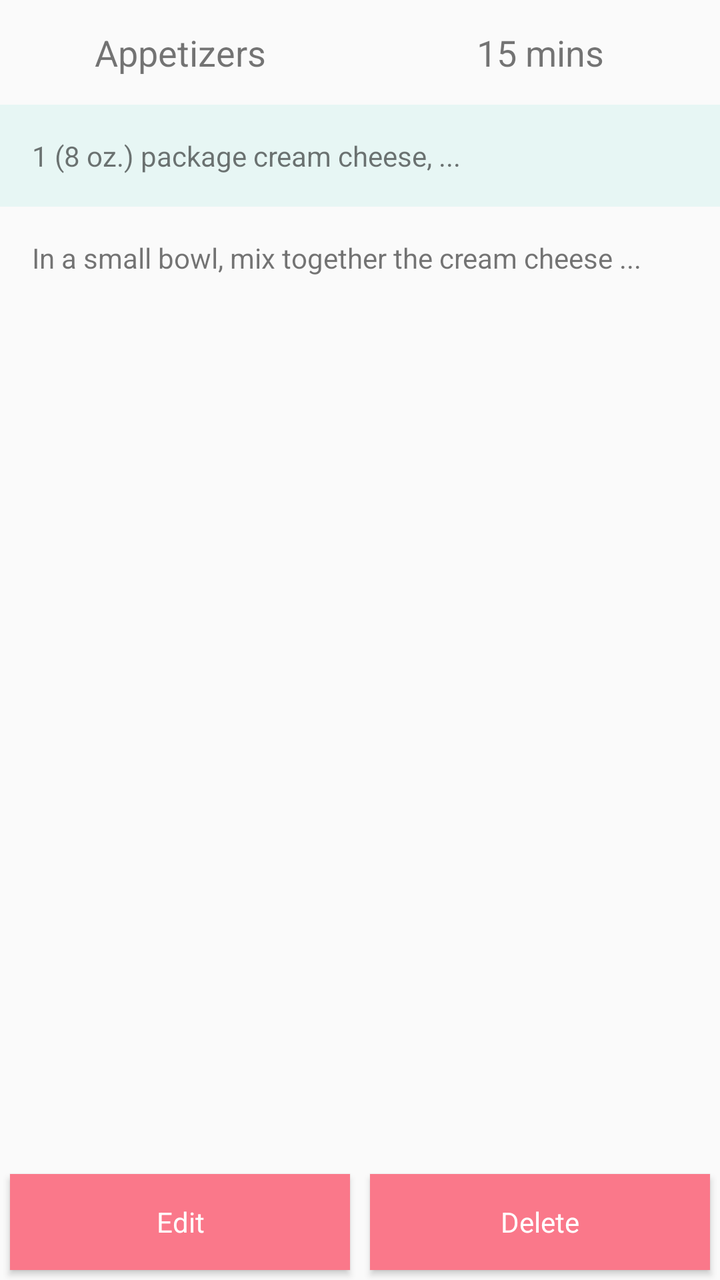
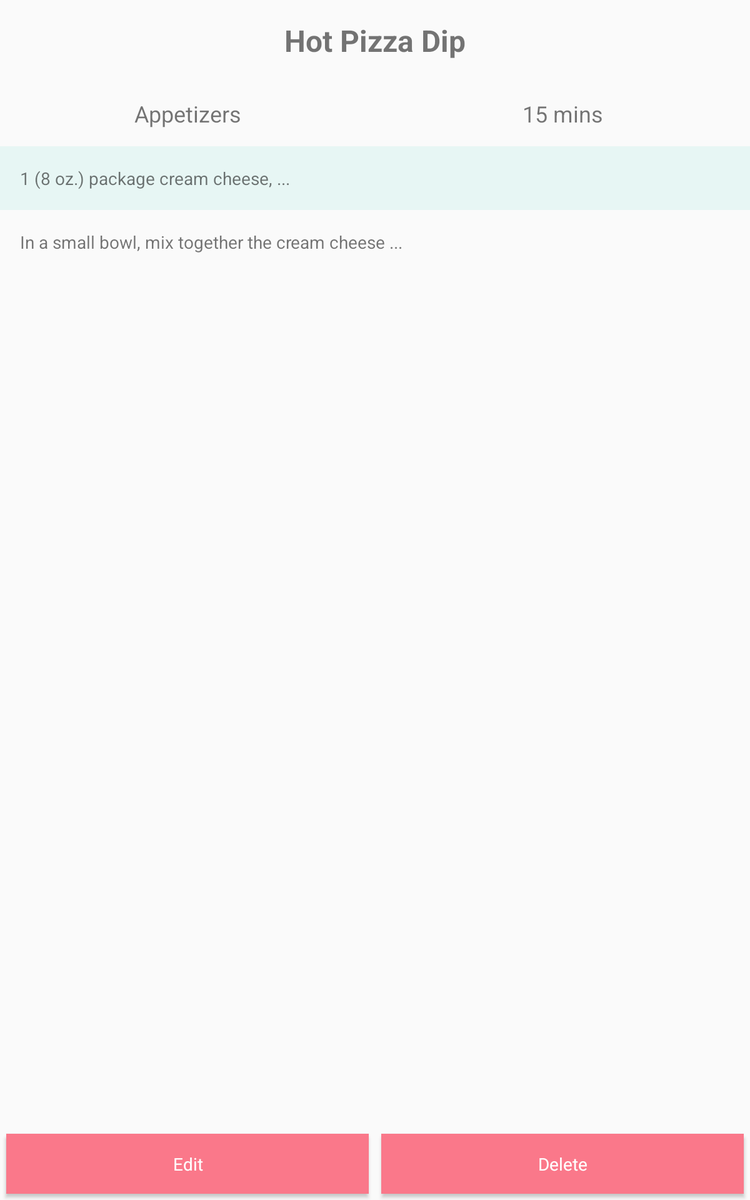

The same Android screen from two of the app's own layout files: first res/layout/ as a phone draws it, then the repository's variant for another configuration, drawn on a device whose configuration selects that folder. Both files follow.
<!-- AndroidManifest.xml: application theme AppTheme -->
<!-- res/layout/fragment_recipe_details.xml -->
<FrameLayout xmlns:android="http://schemas.android.com/apk/res/android"
    xmlns:tools="http://schemas.android.com/tools"
    android:layout_width="match_parent"
    android:layout_height="match_parent"
    tools:context="captechventures.com.techchallenge4.cookbook.recipes.details.RecipeDetailsFragment">

    <RelativeLayout
        android:layout_width="match_parent"
        android:layout_height="match_parent">

        <ScrollView
            android:layout_width="match_parent"
            android:layout_height="match_parent"
            android:layout_marginBottom="@dimen/button_height_margin">

            <LinearLayout
                android:layout_width="match_parent"
                android:layout_height="wrap_content"
                android:orientation="vertical">

                <LinearLayout
                    android:layout_width="match_parent"
                    android:layout_height="wrap_content"
                    android:orientation="horizontal">

                    <TextView
                        android:id="@+id/recipe_details_category"
                        android:layout_width="match_parent"
                        android:layout_height="wrap_content"
                        android:layout_weight="1"
                        android:background="?attr/selectableItemBackground"
                        android:padding="@dimen/content_padding"
                        android:textAlignment="center"
                        android:textSize="18sp"
                        tools:text="@string/selection_category_name" />

                    <TextView
                        android:id="@+id/recipe_details_cooktime"
                        android:layout_width="match_parent"
                        android:layout_height="wrap_content"
                        android:layout_weight="1"
                        android:padding="@dimen/content_padding"
                        android:textAlignment="center"
                        android:textSize="18sp"
                        tools:text="@string/selection_recipe_cooktime" />
                </LinearLayout>

                <TextView
                    android:id="@+id/recipe_details_ingredients"
                    android:layout_width="match_parent"
                    android:layout_height="wrap_content"
                    android:background="@color/rowBackground"
                    android:padding="@dimen/recipe_details_padding"
                    android:textAlignment="textStart"
                    tools:text="@string/recipe_details_ingredients"
                    android:layout_gravity="start" />

                <TextView
                    android:id="@+id/recipe_details_instructions"
                    android:layout_width="match_parent"
                    android:layout_height="wrap_content"
                    android:padding="@dimen/recipe_details_padding"
                    android:textAlignment="textStart"
                    tools:text="@string/recipe_details_instructions"
                    android:layout_gravity="start" />

            </LinearLayout>

        </ScrollView>

        <LinearLayout
            android:layout_width="match_parent"
            android:layout_height="wrap_content"
            android:layout_alignParentBottom="true"
            android:orientation="horizontal">

            <Button
                android:id="@+id/button_edit_recipe"
                android:layout_width="wrap_content"
                android:layout_height="wrap_content"
                android:layout_weight="1"
                android:text="@string/edit"
                style="@style/AppTheme.RaisedButton"
                />

            <Button
                android:id="@+id/button_delete_recipe"
                android:layout_width="wrap_content"
                android:layout_height="wrap_content"
                android:layout_weight="1"
                style="@style/AppTheme.RaisedButton"
                android:text="@string/delete" />

        </LinearLayout>

    </RelativeLayout>

</FrameLayout>
<!-- resources referenced by this layout -->
<resources>
  <color name="rowBackground">#1a3acabd</color>
  <dimen name="button_height_margin">48dp</dimen>
  <dimen name="content_padding">14dp</dimen>
  <dimen name="recipe_details_padding">16dp</dimen>
  <string name="delete">Delete</string>
  <string name="edit">Edit</string>
  <string name="recipe_details_ingredients">1 (8 oz.) package cream cheese, ...</string>
  <string name="recipe_details_instructions">In a small bowl, mix together the cream cheese ...</string>
  <string name="selection_category_name">Appetizers</string>
  <string name="selection_recipe_cooktime">15 mins</string>
  <style name="AppTheme.RaisedButton">
          <item name="android:background">@color/colorAccent</item>
          <item name="android:textColor">@color/white</item>
          <item name="android:layout_margin">@dimen/button_margin</item>
      </style>
  <style name="AppTheme" parent="Theme.AppCompat.Light.DarkActionBar">
          
          <item name="colorPrimary">@color/colorPrimary</item>
          <item name="colorPrimaryDark">@color/colorPrimaryDark</item>
          <item name="colorAccent">@color/colorAccent</item>
      </style>
  <color name="colorAccent">#fa788a</color>
  <color name="white">#FFFFFF</color>
  <dimen name="button_margin">5dp</dimen>
  <color name="colorPrimary">#3ACABD</color>
  <color name="colorPrimaryDark">#419790</color>
</resources>
<!-- res/layout-sw600dp/fragment_recipe_details.xml (the repository's variant of the layout above) -->
<!-- drawn on a 7-inch tablet held upright -->
<FrameLayout xmlns:android="http://schemas.android.com/apk/res/android"
    xmlns:tools="http://schemas.android.com/tools"
    android:layout_width="match_parent"
    android:layout_height="match_parent"
    tools:context="captechventures.com.techchallenge4.cookbook.recipes.details.RecipeDetailsFragment">

    <RelativeLayout
        android:layout_width="match_parent"
        android:layout_height="match_parent">

        <ScrollView
            android:layout_width="match_parent"
            android:layout_height="match_parent"
            android:layout_marginBottom="@dimen/button_height_margin" >

            <LinearLayout
                android:layout_width="match_parent"
                android:layout_height="wrap_content"
                android:orientation="vertical">

                <TextView
                    android:id="@+id/recipe_details_name"
                    android:layout_width="match_parent"
                    android:layout_height="wrap_content"
                    android:padding="@dimen/recipe_details_padding"
                    android:textAlignment="center"
                    android:textSize="24sp"
                    android:textStyle="bold"
                    tools:text="@string/selection_recipe_name" />

                <LinearLayout
                    android:layout_width="match_parent"
                    android:layout_height="wrap_content"
                    android:orientation="horizontal">

                    <TextView
                        android:id="@+id/recipe_details_category"
                        android:layout_width="match_parent"
                        android:layout_height="wrap_content"
                        android:layout_weight="1"
                        android:padding="@dimen/content_padding"
                        android:textAlignment="center"
                        android:textSize="18sp"
                        android:background="?attr/selectableItemBackground"
                        tools:text="@string/selection_category_name" />

                    <TextView
                        android:id="@+id/recipe_details_cooktime"
                        android:layout_width="match_parent"
                        android:layout_height="wrap_content"
                        android:layout_weight="1"
                        android:padding="@dimen/content_padding"
                        android:textAlignment="center"
                        android:textSize="18sp"
                        tools:text="@string/selection_recipe_cooktime" />
                </LinearLayout>

                <TextView
                    android:id="@+id/recipe_details_ingredients"
                    android:layout_width="match_parent"
                    android:layout_height="wrap_content"
                    android:padding="@dimen/recipe_details_padding"
                    android:textAlignment="textStart"
                    tools:text="@string/recipe_details_ingredients"
                    android:background="@color/rowBackground"
                    android:layout_gravity="start" />

                <TextView
                    android:id="@+id/recipe_details_instructions"
                    android:layout_width="match_parent"
                    android:layout_height="wrap_content"
                    android:padding="@dimen/recipe_details_padding"
                    android:textAlignment="textStart"
                    tools:text="@string/recipe_details_instructions"
                    android:layout_gravity="start" />

            </LinearLayout>

        </ScrollView>

        <LinearLayout
            android:layout_width="match_parent"
            android:layout_height="wrap_content"
            android:layout_alignParentBottom="true"
            android:orientation="horizontal">

            <Button
                android:id="@+id/button_edit_recipe"
                android:layout_width="wrap_content"
                android:layout_height="wrap_content"
                android:layout_weight="1"
                style="@style/AppTheme.RaisedButton"
                android:text="@string/edit" />

            <Button
                android:id="@+id/button_delete_recipe"
                android:layout_width="wrap_content"
                android:layout_height="wrap_content"
                android:layout_weight="1"
                style="@style/AppTheme.RaisedButton"
                android:text="@string/delete" />
        </LinearLayout>

    </RelativeLayout>

</FrameLayout>
<!-- resources referenced by the variant -->
<!-- as a 7-inch tablet held upright resolves them -->
<resources>
  <color name="rowBackground">#1a3acabd</color>
  <dimen name="button_height_margin">48dp</dimen>
  <dimen name="content_padding">14dp</dimen>
  <dimen name="recipe_details_padding">16dp</dimen>
  <string name="delete">Delete</string>
  <string name="edit">Edit</string>
  <string name="recipe_details_ingredients">1 (8 oz.) package cream cheese, ...</string>
  <string name="recipe_details_instructions">In a small bowl, mix together the cream cheese ...</string>
  <string name="selection_category_name">Appetizers</string>
  <string name="selection_recipe_cooktime">15 mins</string>
  <string name="selection_recipe_name">Hot Pizza Dip</string>
  <style name="AppTheme.RaisedButton">
          <item name="android:background">@color/colorAccent</item>
          <item name="android:textColor">@color/white</item>
          <item name="android:layout_margin">@dimen/button_margin</item>
      </style>
  <style name="AppTheme" parent="Theme.AppCompat.Light.DarkActionBar">
          
          <item name="colorPrimary">@color/colorPrimary</item>
          <item name="colorPrimaryDark">@color/colorPrimaryDark</item>
          <item name="colorAccent">@color/colorAccent</item>
      </style>
  <color name="colorAccent">#fa788a</color>
  <color name="white">#FFFFFF</color>
  <dimen name="button_margin">5dp</dimen>
  <color name="colorPrimary">#3ACABD</color>
  <color name="colorPrimaryDark">#419790</color>
</resources>
